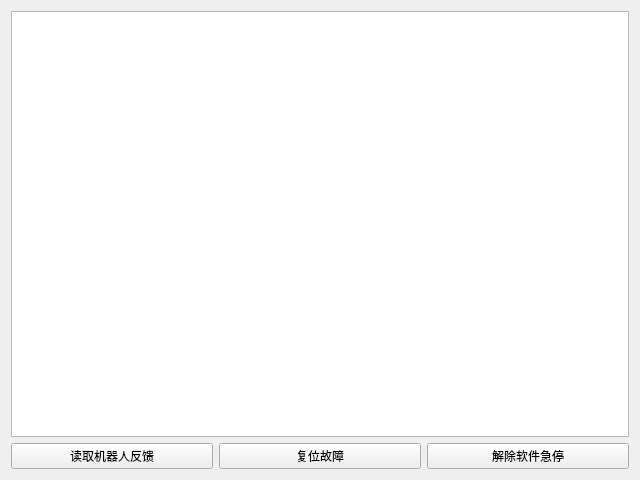
<?xml version='1.0' encoding='utf-8'?>
<ui version="4.0">
 <class>RobotStatusPage</class>
 <widget class="QWidget" name="RobotStatusPage">
  <property name="geometry">
   <rect>
    <x>0</x>
    <y>0</y>
    <width>640</width>
    <height>480</height>
   </rect>
  </property>
  <property name="sizePolicy">
   <sizepolicy hsizetype="Preferred" vsizetype="Preferred">
    <horstretch>0</horstretch>
    <verstretch>0</verstretch>
   </sizepolicy>
  </property>
  <layout class="QVBoxLayout" name="robot_VBoxLayout_1" stretch="0,0">
   <property name="leftMargin">
    <number>11</number>
   </property>
   <property name="topMargin">
    <number>11</number>
   </property>
   <property name="rightMargin">
    <number>11</number>
   </property>
   <property name="bottomMargin">
    <number>11</number>
   </property>
   <property name="spacing">
    <number>6</number>
   </property>
   <item>
    <widget class="QPlainTextEdit" name="robot_details">
     <property name="sizePolicy">
      <sizepolicy hsizetype="Expanding" vsizetype="Expanding">
       <horstretch>0</horstretch>
       <verstretch>0</verstretch>
      </sizepolicy>
     </property>
     <property name="readOnly">
      <bool>true</bool>
     </property>
     <property name="placeholderText">
      <string />
     </property>
    </widget>
   </item>
   <item>
    <layout class="QHBoxLayout" name="robot_HBoxLayout_1" stretch="0,0,0">
     <property name="leftMargin">
      <number>0</number>
     </property>
     <property name="topMargin">
      <number>0</number>
     </property>
     <property name="rightMargin">
      <number>0</number>
     </property>
     <property name="bottomMargin">
      <number>0</number>
     </property>
     <property name="spacing">
      <number>6</number>
     </property>
     <item>
      <widget class="QPushButton" name="robot_refresh_button">
       <property name="sizePolicy">
        <sizepolicy hsizetype="Minimum" vsizetype="Fixed">
         <horstretch>0</horstretch>
         <verstretch>0</verstretch>
        </sizepolicy>
       </property>
       <property name="text">
        <string>读取机器人反馈</string>
       </property>
      </widget>
     </item>
     <item>
      <widget class="QPushButton" name="robot_reset_fault_button">
       <property name="sizePolicy">
        <sizepolicy hsizetype="Minimum" vsizetype="Fixed">
         <horstretch>0</horstretch>
         <verstretch>0</verstretch>
        </sizepolicy>
       </property>
       <property name="text">
        <string>复位故障</string>
       </property>
      </widget>
     </item>
     <item>
      <widget class="QPushButton" name="robot_reset_estop_button">
       <property name="sizePolicy">
        <sizepolicy hsizetype="Minimum" vsizetype="Fixed">
         <horstretch>0</horstretch>
         <verstretch>0</verstretch>
        </sizepolicy>
       </property>
       <property name="text">
        <string>解除软件急停</string>
       </property>
      </widget>
     </item>
    </layout>
   </item>
  </layout>
 </widget>
 <resources />
 <connections />
</ui>
